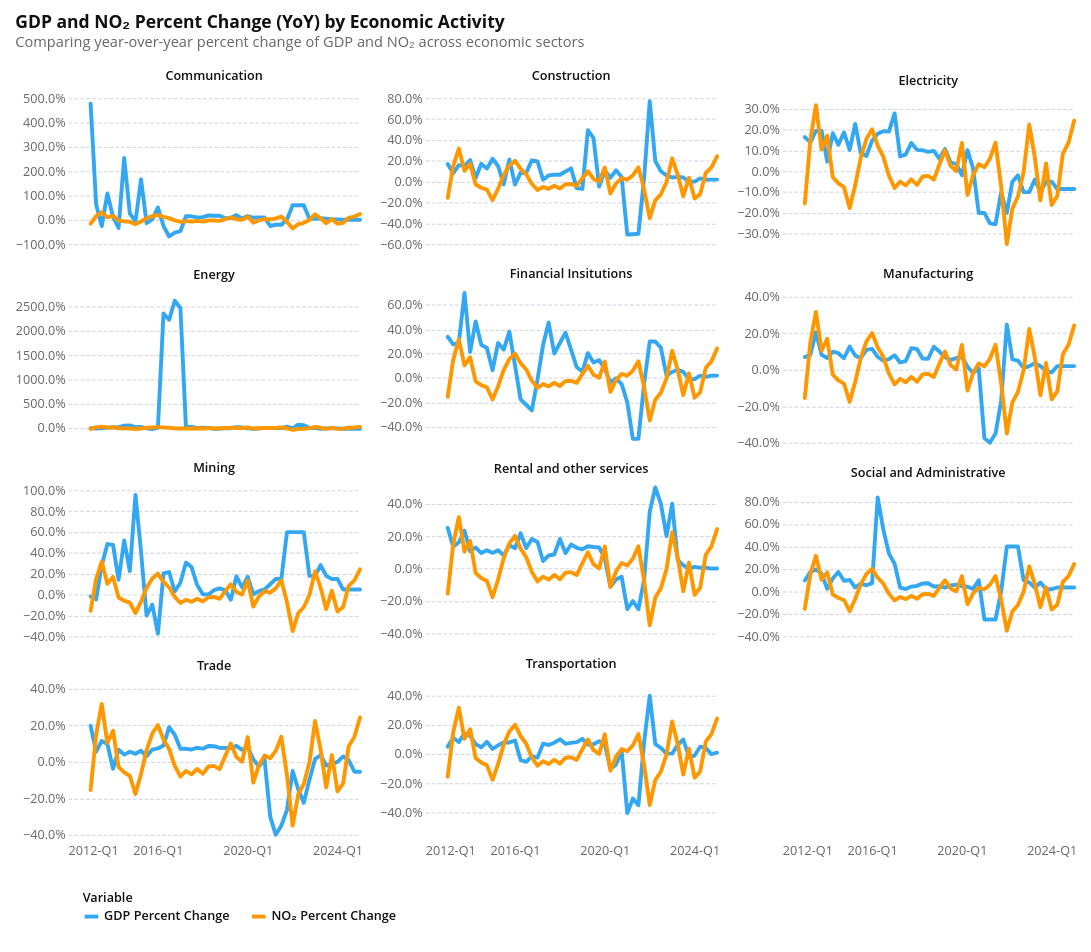

Write notebook code for a chart like this one.
### Code cell
gdp_no2_yoy_change_df = (
    gdp_no2.assign(
        gdp_pct_change=lambda df: df.groupby("economic_activity")["gdp"].pct_change(
            periods=4
        ),
        no2_pct_change=lambda df: df.groupby("economic_activity")["no2"].pct_change(
            periods=4
        ),
    )
    .melt(
        id_vars=["date", "economic_activity"],
        value_vars=["gdp_pct_change", "no2_pct_change"],
    )
    .assign(
        variable=lambda df: df["variable"].replace(
            {
                "gdp_pct_change": "GDP Percent Change",
                "no2_pct_change": "NO₂ Percent Change",
            }
        ),
    )
)

nearest = alt.selection_point(
    nearest=True, on="pointerover", fields=["date", "economic_activity"], empty=False
)

base = alt.Chart(gdp_no2_yoy_change_df)

lines = base.mark_line().encode(
    x=alt.X("date:T", title="", axis=alt.Axis(format="%Y-Q%q")),
    y=alt.Y("value:Q", title="", axis=alt.Axis(format=".1%")),
    color=alt.Color(
        "variable:N",
        title="Variable",
    ),
)

rules = (
    base.transform_pivot(
        "variable", value="value", groupby=["date", "economic_activity"]
    )
    .mark_rule(color="gray")
    .encode(
        x=alt.X("date:T"),
        opacity=alt.when(nearest).then(alt.value(0.3)).otherwise(alt.value(0)),
        tooltip=[
            alt.Tooltip("date:T", title="Date", format="%Y-Q%q"),
            alt.Tooltip("GDP Percent Change:Q", title="GDP", format=".2%"),
            alt.Tooltip("NO₂ Percent Change:Q", title="NO₂", format=".2%"),
        ],
    )
    .add_params(nearest)
)

chart = (
    alt.layer(lines, rules)
    .properties(width=300, height=150)
    .facet(
        facet=alt.Facet("economic_activity:N", title=None),
        columns=3,
    )
    .properties(
        title=alt.Title(
            text="GDP and NO₂ Percent Change (YoY) by Economic Activity",
            subtitle="Comparing year-over-year percent change of GDP and NO₂ across economic sectors",
        )
    )
    .resolve_scale(y="independent")
)

chart

### Figure 1 — Vega-Lite specification as saved in the notebook (floating-point values rounded to 4 significant figures; data arrays with more than 128 entries replaced by an {"elided": "..."} marker saying what was removed)
{"config": {"background": "white", "padding": 15, "mark": {"tooltip": true}, "point": {"filled": true, "size": 60, "stroke": "white", "strokeWidth": 1}, "circle": {"filled": true, "stroke": "white", "strokeWidth": 1}, "square": {"filled": true, "stroke": "white", "strokeWidth": 1}, "line": {"strokeWidth": 4, "strokeCap": "round", "strokeJoin": "round"}, "bar": {"cornerRadiusEnd": 0}, "area": {"opacity": 0.7}, "arc": {"stroke": "white", "strokeWidth": 1}, "rect": {"stroke": "#8A969F", "strokeWidth": 0.5}, "geoshape": {"stroke": "#666666", "strokeWidth": 0.3, "strokeJoin": "round", "strokeCap": "round"}, "title": {"font": "Open Sans, sans-serif", "fontSize": 18, "fontWeight": 700, "lineHeight": 22, "color": "#111111", "anchor": "start", "offset": 21, "subtitleFont": "Open Sans, sans-serif", "subtitleFontSize": 15, "subtitleFontWeight": 400, "subtitleLineHeight": 18, "subtitleColor": "#666666", "subtitlePadding": 3}, "axis": {"domain": false, "grid": true, "gridColor": "#CED4DE", "gridDash": [4, 2], "gridWidth": 1, "labelFont": "Open Sans, sans-serif", "labelFontSize": 13, "labelFontWeight": 400, "labelColor": "#666666", "labelPadding": 3, "tickColor": "#CED4DE", "tickSize": 5, "tickCount": 5, "titleFont": "Open Sans, sans-serif", "titleFontSize": 13, "titleFontWeight": 600, "titleColor": "#111111", "titlePadding": 9}, "axisX": {"grid": false, "tickSize": 0, "labelAngle": 0}, "axisY": {"domain": false, "ticks": false, "gridColor": "#CED4DE", "gridDash": [4, 2], "gridWidth": 1}, "axisQuantitative": {"tickCount": 5}, "axisBand": {"labelPadding": 6, "tickSize": 0}, "axisTemporal": {"grid": false}, "legend": {"labelFont": "Open Sans, sans-serif", "labelFontSize": 13, "labelFontWeight": 600, "labelColor": "#111111", "titleFont": "Open Sans, sans-serif", "titleFontSize": 13, "titleFontWeight": 600, "titleColor": "#111111", "titlePadding": 3, "symbolSize": 196, "symbolStrokeWidth": 0, "padding": 15, "offset": 21, "columnPadding": 21, "orient": "bottom", "labelLimit": 200, "titleLimit": 200}, "view": {"stroke": null, "continuousWidth": 600, "continuousHeight": 400}, "range": {"category": ["#34A7F2", "#FF9800", "#664AB6", "#4EC2C0", "#F3578E", "#081079", "#0C7C68", "#AA0000", "#DDDA21"], "diverging": ["#920000", "#BD6126", "#E3A763", "#EFEFEF", "#80BDE7", "#3587C3", "#025288"], "heatmap": ["#E3F6FD", "#75CCEC", "#089BD4", "#0169A1", "#023B6F"], "ordinal": ["#E3F6FD", "#75CCEC", "#089BD4", "#0169A1", "#023B6F"], "ramp": ["#E3F6FD", "#75CCEC", "#089BD4", "#0169A1", "#023B6F"]}, "scale": {"bandPaddingInner": 0.2, "bandPaddingOuter": 0.1, "pointPadding": 0.5}, "header": {"labelFont": "Open Sans, sans-serif", "labelFontSize": 13, "labelFontWeight": 600, "labelColor": "#111111", "titleFont": "Open Sans, sans-serif", "titleFontSize": 15, "titleFontWeight": 600, "titleColor": "#111111"}, "concat": {"spacing": 18}, "facet": {"spacing": 18}, "selection": {"point": {"on": "click", "clear": "dblclick"}, "interval": {"mark": {"fill": "#0071BC", "fillOpacity": 0.15, "stroke": "#0071BC", "strokeWidth": 1}}}}, "data": {"name": "data-03e5a9604189feb2a4291b62710843d2"}, "facet": {"field": "economic_activity", "title": null, "type": "nominal"}, "spec": {"layer": [{"mark": {"type": "line"}, "encoding": {"color": {"field": "variable", "title": "Variable", "type": "nominal"}, "x": {"axis": {"format": "%Y-Q%q"}, "field": "date", "title": "", "type": "temporal"}, "y": {"axis": {"format": ".1%"}, "field": "value", "title": "", "type": "quantitative"}}}, {"mark": {"type": "rule", "color": "gray"}, "encoding": {"opacity": {"condition": [{"param": "param_cb2e02f1ae0278f6", "value": 0.3, "empty": false}], "value": 0}, "tooltip": [{"field": "date", "format": "%Y-Q%q", "title": "Date", "type": "temporal"}, {"field": "GDP Percent Change", "format": ".2%", "title": "GDP", "type": "quantitative"}, {"field": "NO₂ Percent Change", "format": ".2%", "title": "NO₂", "type": "quantitative"}], "x": {"field": "date", "type": "temporal"}}, "name": "view_fb74481edc5197f6_1", "transform": [{"pivot": "variable", "value": "value", "groupby": ["date", "economic_activity"]}]}], "height": 150, "width": 300}, "columns": 3, "params": [{"name": "param_cb2e02f1ae0278f6", "select": {"type": "point", "fields": ["date", "economic_activity"], "nearest": true, "on": "pointerover"}, "views": ["view_fb74481edc5197f6_1"]}], "resolve": {"scale": {"y": "independent"}}, "title": {"text": "GDP and NO₂ Percent Change (YoY) by Economic Activity", "subtitle": "Comparing year-over-year percent change of GDP and NO₂ across economic sectors"}, "$schema": "https://vega.github.io/schema/vega-lite/v6.1.0.json", "datasets": {"data-03e5a9604189feb2a4291b62710843d2": {"elided": "1166 records"}}}
